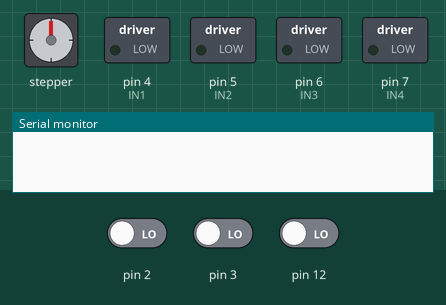
Simulated run of this sketch. Board: Arduino Uno, built with avr-gcc and run on an emulated ATmega328P. Shown: stepper motor, switched loads named in the sketch (green lamp = pin HIGH), the last lines printed to the serial monitor. Wiring (inferred from the names in the program): stepper motor (2048 steps per turn assumed): coils pin 8, pin 10, pin 9, pin 11. Dashed ring = blinking. The inputs (shaded band) are chosen by the test bench; at power-on: pin 2 LOW, pin 12 LOW, pin 3 LOW. Pins used as bus, display or sensor lines are not drawn.

Above: at 1.2 s.
1.3 s: pin 2 driven HIGH
At 1.56 s:
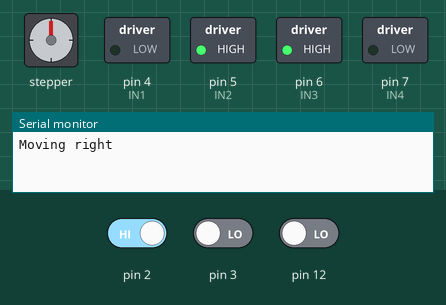
4.3 s: pin 2 driven LOW
At 4.47 s:
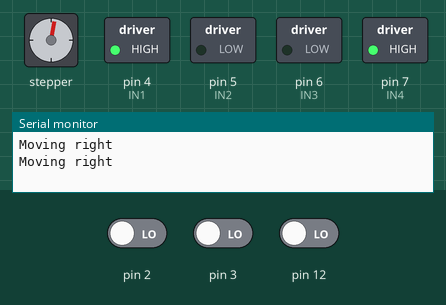
7.3 s: pin 12 driven HIGH
At 7.61 s:
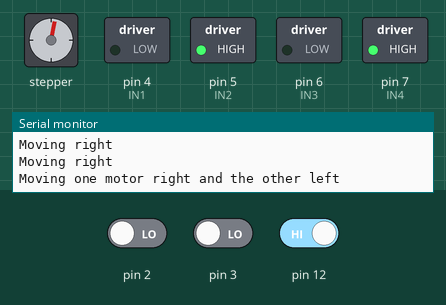
10.3 s: pin 3 driven HIGH
13.3 s: pin 3 driven LOW
Timing chart, 0 to 17.3 s (numbered marks = the images above; inputs shaded):
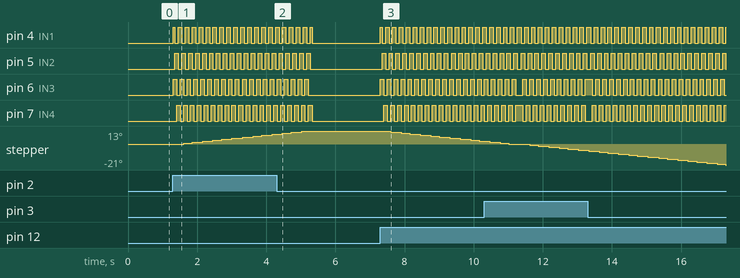

Measured:
- after the input at 1.3 s, pin 4 (IN1): LOW → HIGH at once, then repeats every 0.20 s: LOW 0.10 s, HIGH 0.10 s; pin 5 (IN2): alternates HIGH for 0.10 s and LOW for 0.10 s, starting after 0.06 s
- after the input at 4.3 s, pin 5 (IN2), pin 7 (IN4): goes on until 5.3 s, then stays LOW; pin 6 (IN3): goes on until 5.2 s, then stays LOW; stepper: goes on until 5.0 s, then stays 13°
- after the input at 7.3 s, pin 4 (IN1): LOW → HIGH at once, then repeats every 0.20 s: LOW 0.10 s, HIGH 0.10 s; pin 5 (IN2): alternates HIGH for 0.10 s and LOW for 0.10 s, starting after 0.05 s

The sketch:

sketch_jun10c.ino
```cpp
// Definir pines para el motor 1
#define IN1 4
#define IN2 5
#define IN3 6
#define IN4 7

// Definir pines para el motor 2
#define IN5 8
#define IN6 9
#define IN7 10
#define IN8 11

const int stepsPerCycle = 10;  // Número de pasos por ciclo
const int stepDelay = 50;      // Delay entre cada paso (ajustable)

void setup() {
  // Inicializar comunicación serie
  Serial.begin(9600);

  // Configurar pines del motor 1 como salida
  pinMode(IN1, OUTPUT);
  pinMode(IN2, OUTPUT);
  pinMode(IN3, OUTPUT);
  pinMode(IN4, OUTPUT);

  // Configurar pines del motor 2 como salida
  pinMode(IN5, OUTPUT);
  pinMode(IN6, OUTPUT);
  pinMode(IN7, OUTPUT);
  pinMode(IN8, OUTPUT);

  // Configurar pines de los pulsadores como entrada
  pinMode(2, INPUT);
  pinMode(3, INPUT);
  pinMode(12, INPUT);
}

void loop() {
  bool button1 = digitalRead(2) == HIGH;
  bool button2 = digitalRead(3) == HIGH;
  bool button3 = digitalRead(12) == HIGH;

  if (button1) {
    Serial.println("Moving right");
    for (int i = 0; i < stepsPerCycle; i++) {
      stepRight();
    }
  } else if (button2) {
    Serial.println("Moving left");
    for (int i = 0; i < stepsPerCycle; i++) {
      stepLeft();
    }
  } else if (button3) {
    Serial.println("Moving one motor right and the other left");
    for (int i = 0; i < stepsPerCycle; i++) {
      stepOpposite();
    }
  } else {
    stopMotors();
  }
  delay(10); // Añadir un pequeño retraso para estabilidad
}

void stepRight() {
  // Secuencia de pasos para mover a la derecha
  digitalWrite(IN1, HIGH);
  digitalWrite(IN2, LOW);
  digitalWrite(IN3, HIGH);
  digitalWrite(IN4, LOW);
  digitalWrite(IN5, HIGH);
  digitalWrite(IN6, LOW);
  digitalWrite(IN7, HIGH);
  digitalWrite(IN8, LOW);
  delay(stepDelay);  // Reducir este valor para aumentar la velocidad

  digitalWrite(IN1, LOW);
  digitalWrite(IN2, HIGH);
  digitalWrite(IN3, HIGH);
  digitalWrite(IN4, LOW);
  digitalWrite(IN5, LOW);
  digitalWrite(IN6, HIGH);
  digitalWrite(IN7, HIGH);
  digitalWrite(IN8, LOW);
  delay(stepDelay);  // Reducir este valor para aumentar la velocidad

  digitalWrite(IN1, LOW);
  digitalWrite(IN2, HIGH);
  digitalWrite(IN3, LOW);
  digitalWrite(IN4, HIGH);
  digitalWrite(IN5, LOW);
  digitalWrite(IN6, HIGH);
  digitalWrite(IN7, LOW);
  digitalWrite(IN8, HIGH);
  delay(stepDelay);  // Reducir este valor para aumentar la velocidad

  digitalWrite(IN1, HIGH);
  digitalWrite(IN2, LOW);
  digitalWrite(IN3, LOW);
  digitalWrite(IN4, HIGH);
  digitalWrite(IN5, HIGH);
  digitalWrite(IN6, LOW);
  digitalWrite(IN7, LOW);
  digitalWrite(IN8, HIGH);
  delay(stepDelay);  // Reducir este valor para aumentar la velocidad
}

void stepLeft() {
  // Secuencia de pasos para mover a la izquierda
  digitalWrite(IN1, HIGH);
  digitalWrite(IN2, LOW);
  digitalWrite(IN3, LOW);
  digitalWrite(IN4, HIGH);
  digitalWrite(IN5, HIGH);
  digitalWrite(IN6, LOW);
  digitalWrite(IN7, LOW);
  digitalWrite(IN8, HIGH);
  delay(stepDelay);  // Reducir este valor para aumentar la velocidad

  digitalWrite(IN1, LOW);
  digitalWrite(IN2, HIGH);
  digitalWrite(IN3, LOW);
  digitalWrite(IN4, HIGH);
  digitalWrite(IN5, LOW);
  digitalWrite(IN6, HIGH);
  digitalWrite(IN7, LOW);
  digitalWrite(IN8, HIGH);
  delay(stepDelay);  // Reducir este valor para aumentar la velocidad

  digitalWrite(IN1, LOW);
  digitalWrite(IN2, HIGH);
  digitalWrite(IN3, HIGH);
  digitalWrite(IN4, LOW);
  digitalWrite(IN5, LOW);
  digitalWrite(IN6, HIGH);
  digitalWrite(IN7, HIGH);
  digitalWrite(IN8, LOW);
  delay(stepDelay);  // Reducir este valor para aumentar la velocidad

  digitalWrite(IN1, HIGH);
  digitalWrite(IN2, LOW);
  digitalWrite(IN3, HIGH);
  digitalWrite(IN4, LOW);
  digitalWrite(IN5, HIGH);
  digitalWrite(IN6, LOW);
  digitalWrite(IN7, HIGH);
  digitalWrite(IN8, LOW);
  delay(stepDelay);  // Reducir este valor para aumentar la velocidad
}

void stepOpposite() {
  // Secuencia de pasos para mover un motor a la derecha y otro a la izquierda
  digitalWrite(IN1, HIGH);
  digitalWrite(IN2, LOW);
  digitalWrite(IN3, HIGH);
  digitalWrite(IN4, LOW);
  digitalWrite(IN5, HIGH);
  digitalWrite(IN6, LOW);
  digitalWrite(IN7, LOW);
  digitalWrite(IN8, HIGH);
  delay(stepDelay);

  digitalWrite(IN1, LOW);
  digitalWrite(IN2, HIGH);
  digitalWrite(IN3, HIGH);
  digitalWrite(IN4, LOW);
  digitalWrite(IN5, LOW);
  digitalWrite(IN6, HIGH);
  digitalWrite(IN7, LOW);
  digitalWrite(IN8, HIGH);
  delay(stepDelay);

  digitalWrite(IN1, LOW);
  digitalWrite(IN2, HIGH);
  digitalWrite(IN3, LOW);
  digitalWrite(IN4, HIGH);
  digitalWrite(IN5, LOW);
  digitalWrite(IN6, HIGH);
  digitalWrite(IN7, HIGH);
  digitalWrite(IN8, LOW);
  delay(stepDelay);

  digitalWrite(IN1, HIGH);
  digitalWrite(IN2, LOW);
  digitalWrite(IN3, LOW);
  digitalWrite(IN4, HIGH);
  digitalWrite(IN5, HIGH);
  digitalWrite(IN6, LOW);
  digitalWrite(IN7, HIGH);
  digitalWrite(IN8, LOW);
  delay(stepDelay);
}

void stopMotors() {
  digitalWrite(IN1, LOW);
  digitalWrite(IN2, LOW);
  digitalWrite(IN3, LOW);
  digitalWrite(IN4, LOW);
  digitalWrite(IN5, LOW);
  digitalWrite(IN6, LOW);
  digitalWrite(IN7, LOW);
  digitalWrite(IN8, LOW);
}
```
